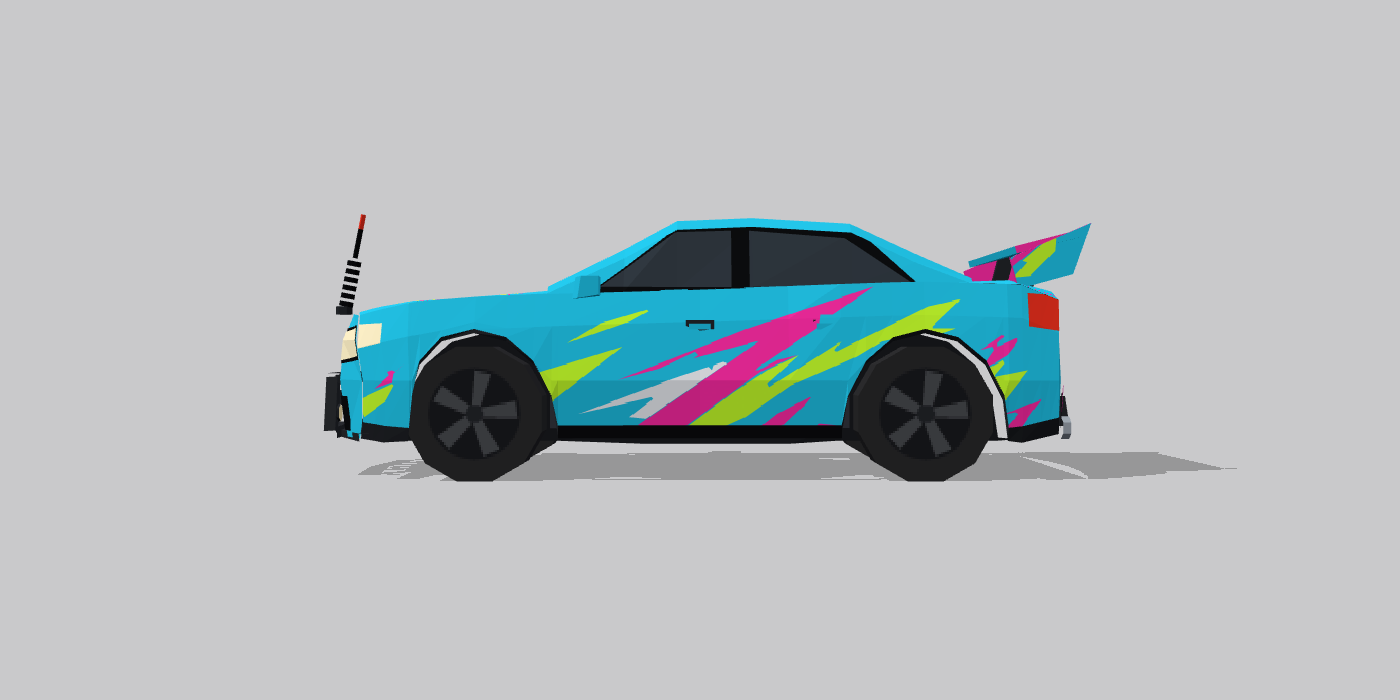
#> input picture docs/evidence/P1-V-cruz-panels/after-fixed/side.png, 1400 x 700 px, found by its file name
$ python measure_side.py
#> lines starting #> are read from the running program, lines starting #| are printed output that depends on the picture
"""measure_side.py — pull the Cruze's recognition geometry out of the orthographic SIDE reference (pure PIL).
Writes recog/side_spec.json (metres, origin midway between wheel centres, +z toward the FRONT, y up from the ground):
  silhouette top profile, belt line (bottom of the glass), glass polygons (DLO), wheel centres/radius, sill, hood/deck ends."""
import json, math
from PIL import Image
REF = '../../refs/side.png'
LEN = 4.60                           # real length (m) -> metres per px
im = Image.open(REF).convert('L'); W, H = im.size
#> after `im = Image.open(REF).convert('L')`:
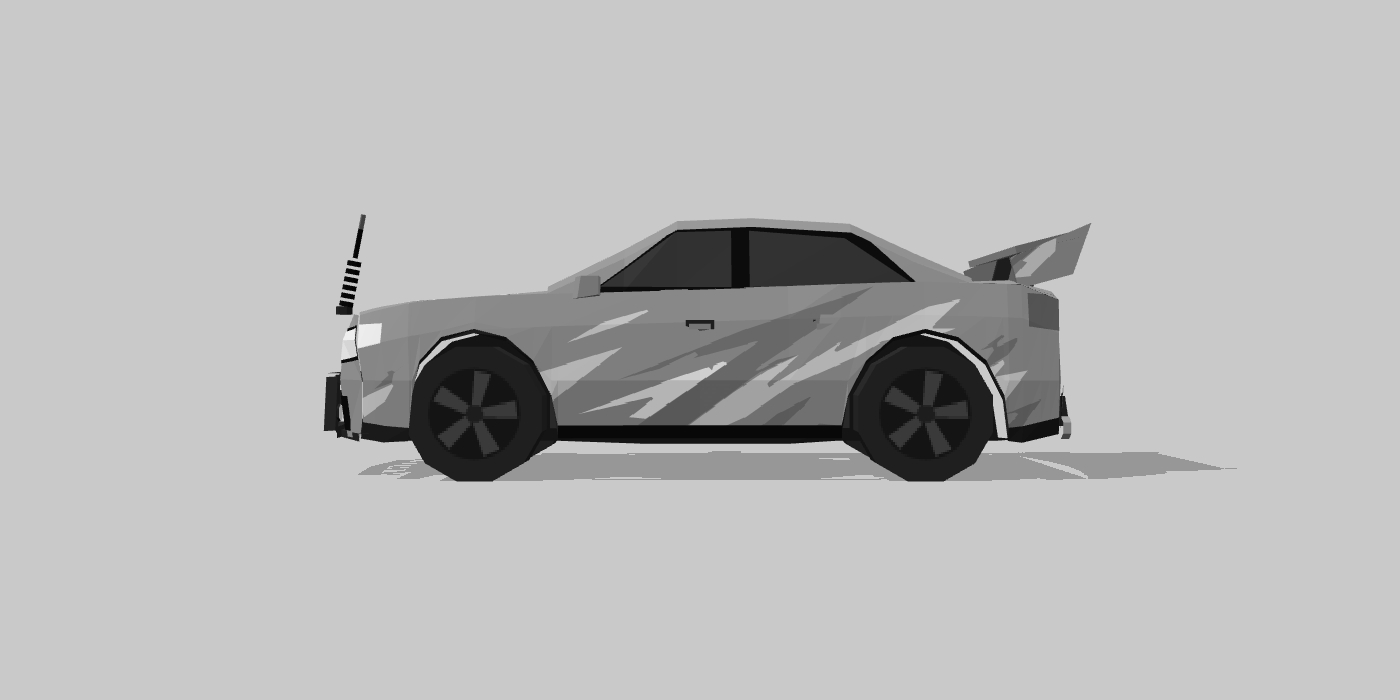
#> im: PIL image 1400x700 L; min 4, max 239, mean 184.3
#> after `W, H = im.size`: W = 1400; H = 700
px = im.load()
fg = lambda x, y: px[x, y] < 235
xs = [x for x in range(W) if any(fg(x, y) for y in range(0, H, 2))]
#> xs = 1400 values from 0 to 1399
x0, x1 = xs[0], xs[-1]; m = LEN / (x1 - x0)
#> after `x0, x1 = (xs[0], xs[-1])`: x0 = 0; x1 = 1399
#> after `m = LEN / (x1 - x0)`: m = 0.00329
ys = [y for y in range(H) if any(fg(x, y) for x in range(x0, x1, 3))]
#> ys = 700 values from 0 to 699
ytop, ybot = ys[0], ys[-1]
#> ytop = 0; ybot = 699
ground = ybot
#> ground = 699
# wheels: near-black tyre pixels
tyre = lambda x, y: px[x, y] < 40
cols = [(x, sum(1 for y in range(ytop, ybot + 1) if tyre(x, y))) for x in range(x0, x1 + 1)]
half = (x0 + x1) // 2
#> half = 699
def wheel(lo, hi):
#> called with lo = 0, hi = 699
    seg = [c for c in cols if lo <= c[0] < hi and c[1] > 20]
    xa, xb = seg[0][0], seg[-1][0]
    return (xa + xb) / 2, (xb - xa) / 2
wf, wfr = wheel(x0, half); wr, wrr = wheel(half, x1 + 1)
# tyre vertical extent at the wheel centre column
def col_extent(x):
#> called with x = 511.5
    ys_ = [y for y in range(ytop, ybot + 1) if tyre(int(x), y)]
    return ys_[0], ys_[-1]
tf = col_extent(wf); wheel_r = (tf[1] - tf[0]) / 2 * m
mid = (wf + wr) / 2
Z = lambda x: (mid - x) * m          # +z toward the front (image left = front)
Y = lambda y: (ground - y) * m
# top silhouette profile every ~5 cm
prof = []
step = max(1, round(0.05 / m))
for x in range(x0, x1 + 1, step):
    col = [y for y in range(ytop, ybot + 1) if fg(x, y)]
    if col: prof.append([round(Z(x), 3), round(Y(min(col)), 3)])
# glass regions: mid-grey ~#666 (102) — flood fill on a coarse grid
def is_glass(x, y): return 82 <= px[x, y] <= 126
seen = set(); comps = []
for y in range(ytop, ybot + 1, 2):
    for x in range(x0, x1 + 1, 2):
        if (x, y) in seen or not is_glass(x, y): continue
        stack = [(x, y)]; seen.add((x, y)); pts = []
        while stack:
            cx, cy = stack.pop(); pts.append((cx, cy))
            for dx, dy in ((2, 0), (-2, 0), (0, 2), (0, -2)):
                nx, ny = cx + dx, cy + dy
                if x0 <= nx <= x1 and ytop <= ny <= ybot and (nx, ny) not in seen and is_glass(nx, ny):
                    seen.add((nx, ny)); stack.append((nx, ny))
        if len(pts) > 250: comps.append(pts)
def hull(points):
    pts = sorted(set(points))
    def cross(o, a, b): return (a[0] - o[0]) * (b[1] - o[1]) - (a[1] - o[1]) * (b[0] - o[0])
    lo = []
    for p in pts:
        while len(lo) >= 2 and cross(lo[-2], lo[-1], p) <= 0: lo.pop()
        lo.append(p)
    up = []
    for p in reversed(pts):
        while len(up) >= 2 and cross(up[-2], up[-1], p) <= 0: up.pop()
        up.append(p)
    return lo[:-1] + up[:-1]
glass = []
#> glass = []
for pts in comps:
    hl = hull(pts)
    # simplify hull to <= 8 vertices by dropping the least significant
    poly = [(Z(x), Y(y)) for x, y in hl]
    while len(poly) > 8:
        best, bi = 1e9, 0
        for i in range(len(poly)):
            a, b, c = poly[i - 1], poly[i], poly[(i + 1) % len(poly)]
            area = abs((a[0]-c[0])*(b[1]-a[1]) - (a[0]-b[0])*(c[1]-a[1])) / 2
            if area < best: best, bi = area, i
        poly.pop(bi)
    zs = [p[0] for p in poly]; ysg = [p[1] for p in poly]
    glass.append({'bbox': [round(min(zs), 3), round(min(ysg), 3), round(max(zs), 3), round(max(ysg), 3)], 'poly': [[round(a, 3), round(b, 3)] for a, b in poly], 'px': len(pts)})
#> after the loop, glass = 5 items
glass.sort(key=lambda g: -g['bbox'][0])       # front to back
spec = {
    'metres_per_px': m, 'length_m': LEN, 'wheelbase_m': round((wr - wf) * m, 3), 'wheel_r_m': round(wheel_r, 3),
    'front_overhang_m': round((wf - x0) * m, 3), 'rear_overhang_m': round((x1 - wr) * m, 3),
    'wheels': {'front_z': round(Z(wf), 3), 'rear_z': round(Z(wr), 3)}, 'height_m': round((ground - ytop) * m, 3),
    'top_profile': prof, 'glass': glass,
}
json.dump(spec, open('side_spec.json', 'w'), indent=1)
print('wheelbase', spec['wheelbase_m'], 'wheel_r', spec['wheel_r_m'], 'height', spec['height_m'], 'overhangs', spec['front_overhang_m'], spec['rear_overhang_m'])
#| wheelbase 1.212 wheel_r 0.209 height 2.298 overhangs 1.682 1.707
for g in glass: print('glass', g['bbox'], 'px', g['px'])
#> this loop made 5 passes
#| glass [0.92, 0.898, 1.091, 1.088] px 439
#| glass [-0.547, 0.904, -0.113, 1.115] px 1058
#| glass [-0.56, 0.904, 0.532, 1.351] px 4415
#| glass [-0.639, 1.115, -0.363, 1.259] px 346
#| glass [-1.29, 0.898, -0.882, 1.562] px 2418
print('roof peak', max(prof, key=lambda p: p[1]))
#| roof peak [2.288, 2.298]
print([p for p in prof][::6])
#> (printed output is left out)

$ run again, with docs/evidence/P1-V-cruz-panels/after-fixed/body.png copied over docs/evidence/P1-V-cruz-panels/after-fixed/side.png
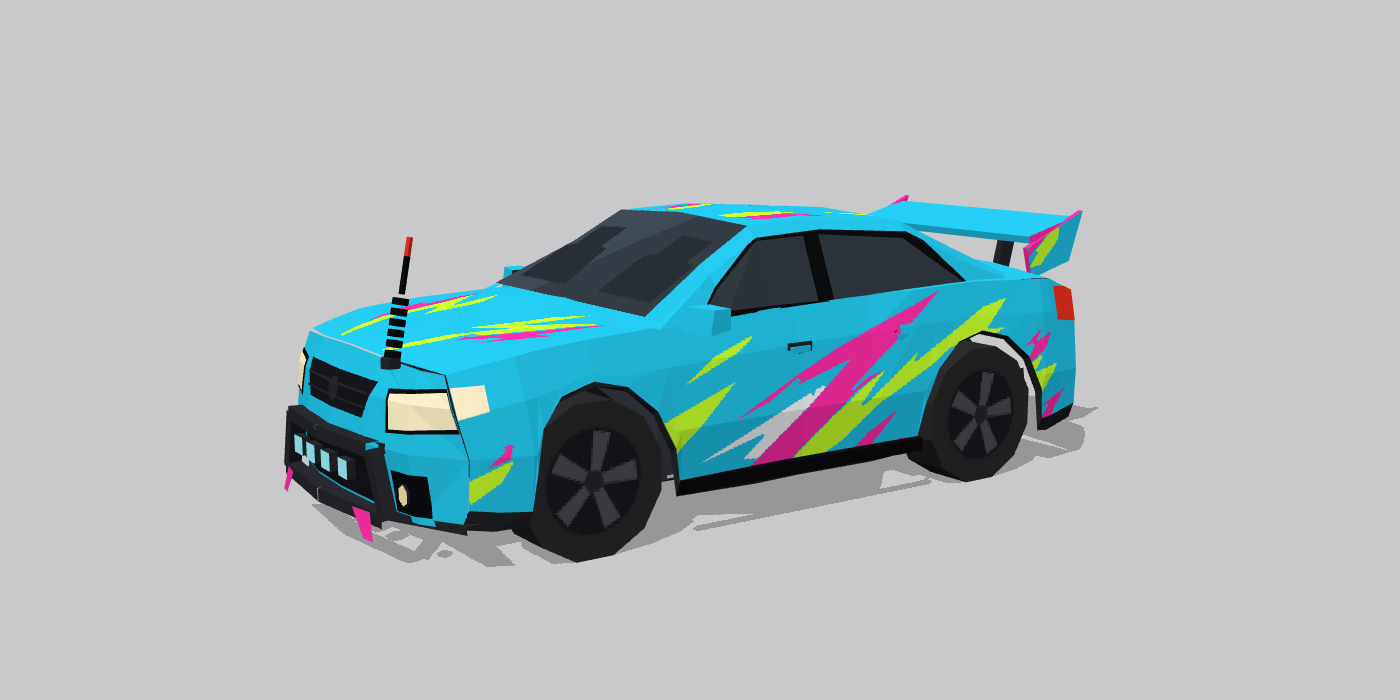
#> input picture docs/evidence/P1-V-cruz-panels/after-fixed/body.png, 1400 x 700 px, found by its file name
#> `im = Image.open(REF).convert('L')`:
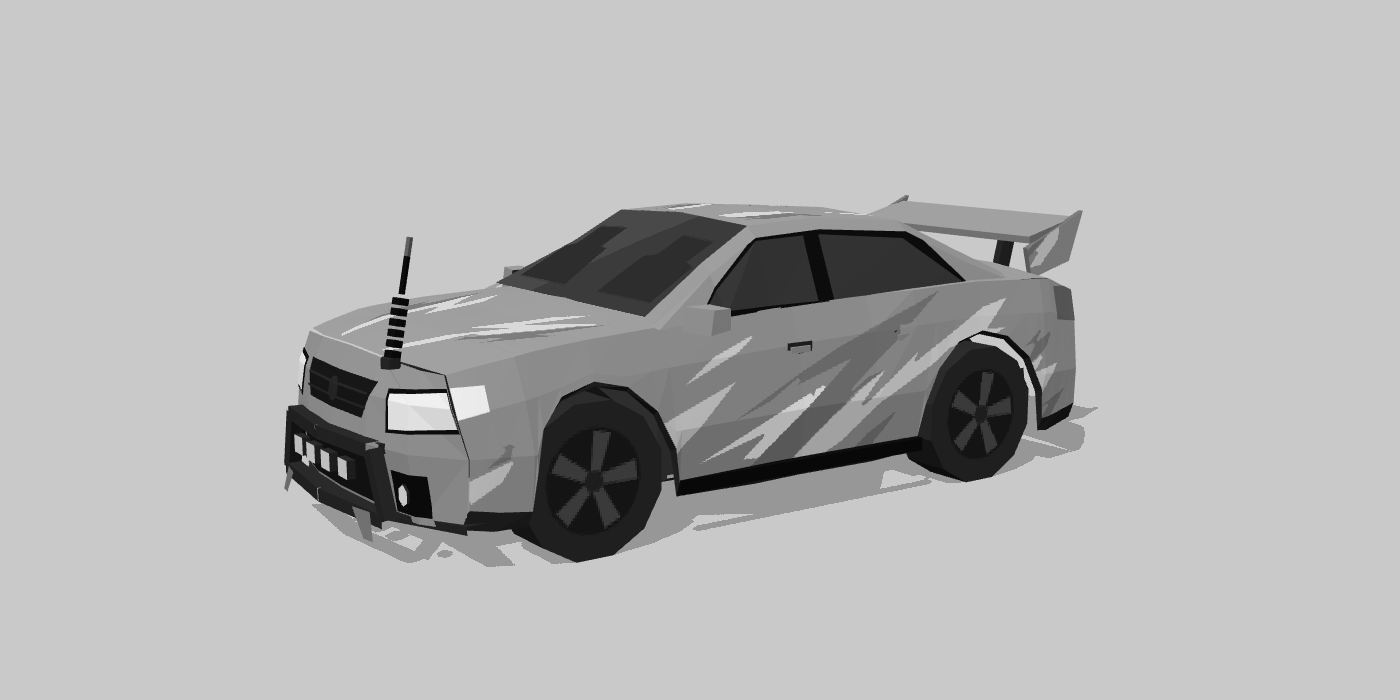
#> im: PIL image 1400x700 L; min 5, max 240, mean 179.4
#> `glass = []`: glass = []
#> after the loop `for pts in comps:`: glass = 5 items
#| wheelbase 1.294 wheel_r 0.03 height 2.298 overhangs 1.583 1.723
#> the loop `for g in glass: print('glass', g['bbox'], 'px', g['px'])` made 5 passes
#| glass [0.455, 0.615, 0.691, 0.838] px 729
#| glass [-0.834, 0.727, 0.067, 1.332] px 4213
#| glass [-0.841, 0.819, -0.492, 1.088] px 826
#| glass [-1.301, 0.931, -1.143, 1.378] px 951
#| glass [-1.321, 1.397, -0.749, 1.601] px 580
#| roof peak [2.23, 2.298]
#> (printed output is left out)

$ run again, with docs/evidence/P1-V-cruz-panels/after-fixed/front.png copied over docs/evidence/P1-V-cruz-panels/after-fixed/side.png
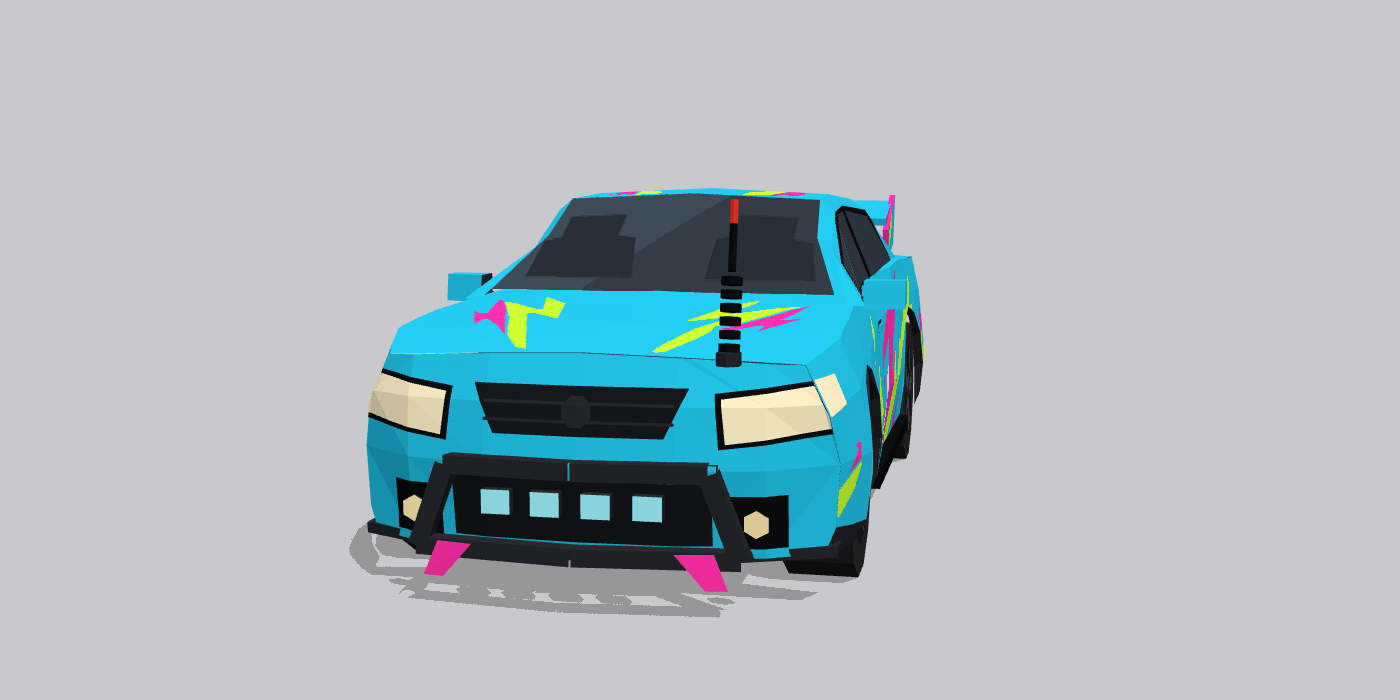
#> input picture docs/evidence/P1-V-cruz-panels/after-fixed/front.png, 1400 x 700 px, found by its file name
#> `im = Image.open(REF).convert('L')`:
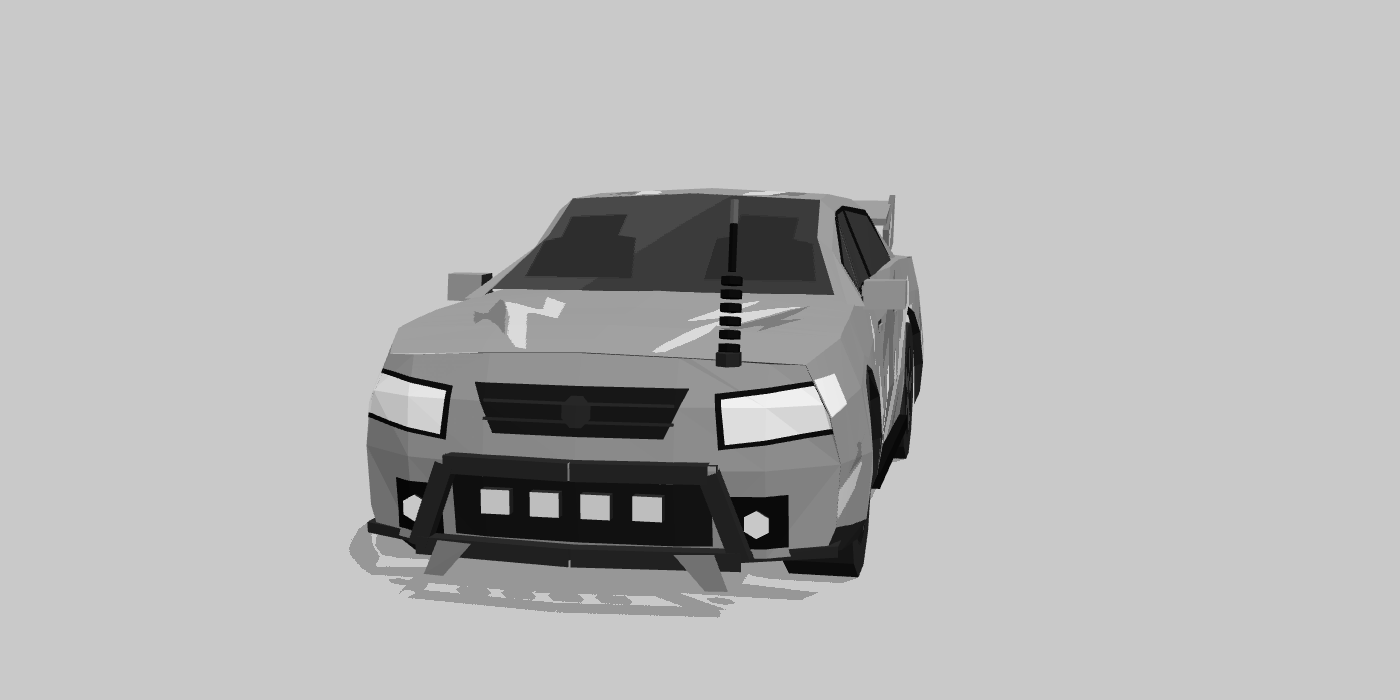
#> im: PIL image 1400x700 L; min 2, max 240, mean 181.4
#> `glass = []`: glass = []
#> after the loop `for pts in comps:`: glass = 5 items
#| wheelbase 0.883 wheel_r 0.294 height 2.298 overhangs 1.78 1.937
#> the loop `for g in glass: print('glass', g['bbox'], 'px', g['px'])` made 5 passes
#| glass [0.775, 0.569, 1.012, 0.924] px 984
#| glass [-0.165, 0.358, -0.001, 0.47] px 281
#| glass [-0.29, 0.667, -0.152, 0.746] px 259
#| glass [-0.645, 0.575, -0.527, 0.845] px 392
#| glass [-0.744, 0.917, -0.652, 1.279] px 348
#| roof peak [2.222, 2.298]
#> (printed output is left out)
